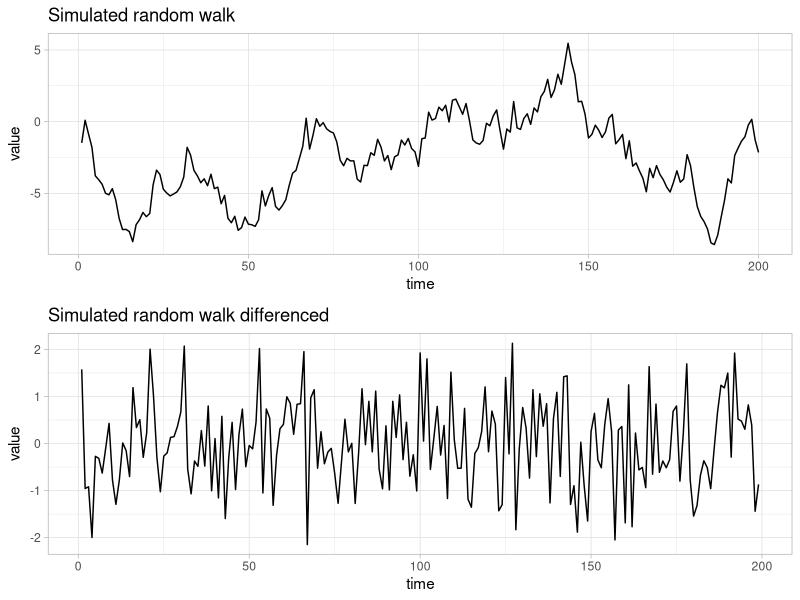
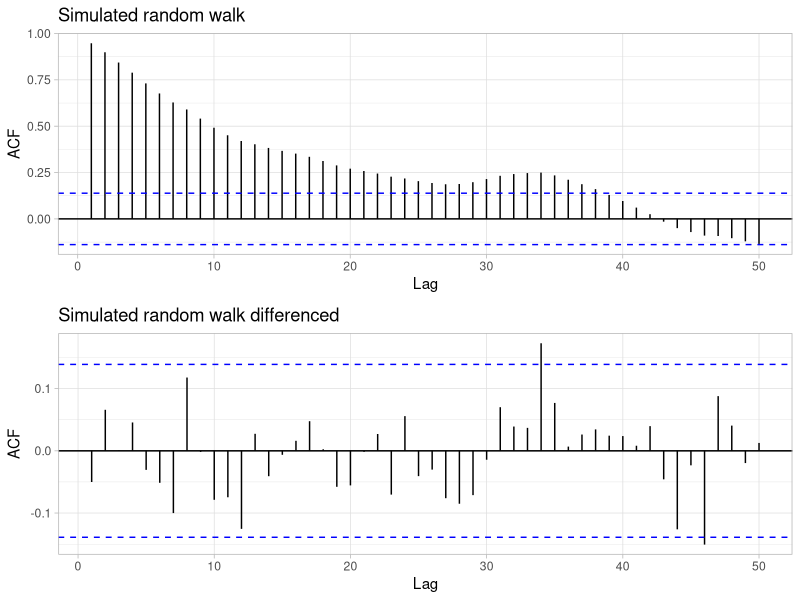

Write R code to recreate these figures, in order.
## ---- chunk 1
knitr::opts_chunk$set(cache=TRUE,
                      message=FALSE, warning=FALSE,
                      fig.path='figs/',
                      cache.path = '_cache/')
library(ggplot2)
library(dplyr)
library(forecast)
## ---- chunk 2
set.seed('12')
n = 200
white_noise = rnorm(n)
random_walk = rep(NA,n)
random_walk[1] = white_noise[1]
for (i in 2:n) {
  random_walk[i] = random_walk[i - 1] + white_noise[i]
}
plot_data_random_walk <- data.frame(value = random_walk, time = seq(1, length(random_walk)))
random_walk_plot <- plot_data_random_walk %>% 
  ggplot(aes(time, value)) +
  geom_line() +
  ggtitle('Simulated random walk') +
  theme_light()
plot_data_random_walk_diff <- data.frame(value = diff(random_walk), time = seq(1, length(diff(random_walk))))
random_walk_diff_plot <- plot_data_random_walk_diff %>% 
  ggplot(aes(time, value)) +
  geom_line() +
  ggtitle('Simulated random walk differenced') +
  theme_light()
cowplot::plot_grid(
  random_walk_plot, 
  random_walk_diff_plot, 
  ncol = 1)
## ---- chunk 3
random_walk_plot <- plot_data_random_walk %>%
  select(value) %>%
  ggAcf(lag.max = 50) +
  ggtitle('Simulated random walk') +
  theme_light()
random_walk_diff_plot <- plot_data_random_walk_diff %>%
  select(value) %>%
  ggAcf(lag.max = 50) +
  ggtitle('Simulated random walk differenced') +
  theme_light()
cowplot::plot_grid(
  random_walk_plot, 
  random_walk_diff_plot, 
  ncol = 1)
